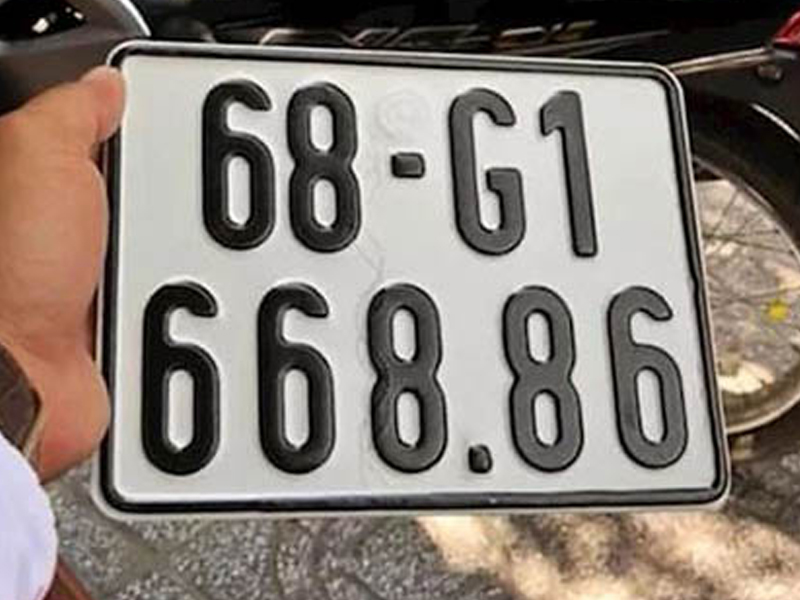
#> input picture assets/samples/1.jpg, 800 x 600 px, found by its file name
$ jupyter execute --allow-errors 4.1_4.2_4.3.ipynb
#> lines starting #> are read from the running program, lines starting #| are printed output that depends on the picture; after the words box and inside, x2 and y2 are one past the last pixel; in counts of white or black regions, pixels touching at a corner belong together
# 4.1, 4.2, 4.3. Thực nghiệm Bộ dữ liệu, Tiền xử lý ảnh và Suy luận với YOLOv8

Notebook này thực hiện trọn vẹn các thực nghiệm và kiểm chứng cho **Mục 4.1, Mục 4.2 và Mục 4.3** trong Báo cáo `YOLO.docx`:
1. **Mục 4.1 — Bộ dữ liệu và gán nhãn cho YOLO:**
   - Kiểm chứng quy trình chuyển đổi nhãn **Polygon (`labels_polygon/`) $\rightarrow$ Bounding Box (`labels_2class_backup/`)** và chuẩn hóa gộp **2 lớp $\rightarrow$ 1 lớp (`0: license_plate` tại `labels/`)**.
   - Kiểm tra thực tế các file nhãn mẫu (`data/kaggle/labels/val/carlong_0004.txt`, `data/custom/labels/test/img_0007...txt`).
   - Thống kê phân bố lớp và kích thước Bounding Box ($W, H, W/H, W \times H$) trên tập **Kaggle (Bảng 4.1.1)** và tập **Custom (Bảng 4.1.2)**.
2. **Mục 4.2 — Tiền xử lý ảnh (Image Preprocessing):**
   - Tiền xử lý ảnh đầu vào cho YOLO: Chuyển đổi BGR $\rightarrow$ RGB, thuật toán **Letterbox resize ($640 \times 640$)** bảo toàn tỷ lệ khung hình và chuẩn hóa pixel $[0, 1]$ (**Hình 4.2.1**).
   - Tiền xử lý vùng biển số (ROI) sau detection (`decode_image`, `crop_plate`, `preprocess_plate`: Grayscale, Bilateral Filter, CLAHE, Bicubic Upscale $\times 2$ vs Otsu Binarization — **Bảng 4.2.1**).
3. **Mục 4.3 — Chạy suy luận với YOLOv8 (YOLOv8 Inference):**
   - Thực thi suy luận bằng mô hình `yolov8n.pt` và checkpoint `weights/best.pt` qua lớp `PlateDetector` (`src/inference/predictor.py`), lọc ngưỡng `OCR_MIN_CONFIDENCE = 0.5` tại `DetectionService` và trực quan hóa kết quả phát hiện.

---
## 1. Mục 4.1: Chuyển đổi nhãn Polygon $\rightarrow$ Bounding Box, Gộp 1 lớp và Kiểm chứng định dạng YOLO

Nhãn gốc của tập Kaggle là đa giác phân đoạn (`labels_polygon/`: `<class> <x1> <y1> ... <xn> <yn>`). Hệ thống thực hiện chuyển đổi hình học sang hộp bao chuẩn YOLO Detection và ánh xạ toàn bộ về 1 lớp duy nhất `class_id = 0` (`license_plate`):
$$x_{\min} = \min(x_i), \quad x_{\max} = \max(x_i), \quad y_{\min} = \min(y_i), \quad y_{\max} = \max(y_i)$$
$$c_x = \frac{x_{\min} + x_{\max}}{2}, \quad c_y = \frac{y_{\min} + y_{\max}}{2}, \quad W = x_{\max} - x_{\min}, \quad H = y_{\max} - y_{\min}$$

[cell 1]
from pathlib import Path
import numpy as np
import pandas as pd
from IPython.display import display

DATA_ROOT = Path("../../data")

# [11 lines left out: function polygon_to_yolo_bbox, not called in this run]

#> (the rest of this cell did not finish here and is left out)

---
## 2. Mục 4.1.5: Thống kê phân bố lớp và kích thước Bounding Box (Bảng 4.1.1 & Bảng 4.1.2)

- **Tập dữ liệu Kaggle (`data/kaggle/`):**
  - **Phiên bản 1 lớp (`data/kaggle/labels/`):** Train: `3.433` ảnh (`3.887` biển số), Val: `1.145` ảnh (`1.313` biển số) $\rightarrow$ Tổng cộng **`4.578` ảnh** và **`5.200` biển số** (100% thuộc `class_id = 0: license_plate`).
  - **Phiên bản 2 lớp gốc trước khi gộp (`data/kaggle/labels_2class_backup/`):** Class 0 (biển dài ô tô): **`1.641` biển (`31.56%`)**, Class 1 (biển vuông 2 dòng xe máy): **`3.559` biển (`68.44%`)**.
- **Tập dữ liệu Custom (`data/custom/`):** Gồm `518` ảnh Train (70%), `148` ảnh Val (20%) và `74` ảnh Test (10%) $\rightarrow$ Tổng cộng **`740` ảnh** thực tế biển số Việt Nam.

[cell 2]
# 1. Thống kê phân bố lớp trên tập Kaggle (1 lớp chuẩn vs 2 lớp gốc trước khi gộp)
train_1c = list((DATA_ROOT / "kaggle/labels/train").glob("*.txt"))
val_1c = list((DATA_ROOT / "kaggle/labels/val").glob("*.txt"))
n_train_boxes = sum(len([l for l in f.read_text().splitlines() if l.strip()]) for f in train_1c)
n_val_boxes = sum(len([l for l in f.read_text().splitlines() if l.strip()]) for f in val_1c)

cls_2c = [int(l.split()[0]) for f in (DATA_ROOT / "kaggle/labels_2class_backup").rglob("*.txt") for l in f.read_text().splitlines() if l.strip()]
c0_cnt = sum(1 for c in cls_2c if c == 0)
c1_cnt = sum(1 for c in cls_2c if c == 1)

print("THỐNG KÊ PHÂN BỐ LỚP TẬP KAGGLE (MỤC 4.1.5.1.a):")
print(f"  - Bản 1 lớp (labels/): Train = {len(train_1c)} ảnh ({n_train_boxes} biển), Val = {len(val_1c)} ảnh ({n_val_boxes} biển) -> Tổng = {len(train_1c)+len(val_1c)} ảnh ({n_train_boxes+n_val_boxes} biển, 100% class 0)")
#> (the rest of this cell did not finish here and is left out)

---
## 3. Mục 4.2: Thực nghiệm Tiền xử lý ảnh cho YOLO (Letterbox) và cho EasyOCR (ROI Preprocessing)

1. **Tiền xử lý đầu vào cho YOLO (Mục 4.2.2 — Hình 4.2.1):**
   - Chuyển không gian màu BGR $\rightarrow$ RGB.
   - **Letterbox Resize về $640 \times 640$:** Giữ nguyên tỷ lệ khung hình gốc bằng hệ số $r = \min(640/W, 640/H)$ và bù viền xám (`rgb = 114`) để không làm biến dạng tỷ lệ biển số.
   - Chuẩn hóa dải pixel về $[0.0, 1.0]$.
2. **Tiền xử lý vùng biển số sau Detection (Mục 4.2.3 & 4.2.4 — Bảng 4.2.1):**
   - Thực thi chuỗi `decode_image` $\rightarrow$ `crop_plate` $\rightarrow$ `preprocess_plate` trong `src/inference/preprocessing.py` (Grayscale $\rightarrow$ Bilateral Filter $\rightarrow$ CLAHE $\rightarrow$ Bicubic Upscale $\times 2$) và đối chứng trực quan với phân ngưỡng Otsu.

[cell 3]
import cv2
import numpy as np
import matplotlib.pyplot as plt

sample_path = Path("../../assets/samples/1.jpg")
im_bgr = cv2.imread(str(sample_path))
#> im_bgr is the input picture: shape (600, 800, 3); mean B, G, R 119.1, 127, 136.5
im_rgb = cv2.cvtColor(im_bgr, cv2.COLOR_BGR2RGB)

# 1. Thuật toán Letterbox Resize về 640x640 cho đầu vào YOLO
h0, w0 = im_rgb.shape[:2]
#> h0 = 600; w0 = 800
r = min(640 / w0, 640 / h0)
#> r = 0.8
nw, nh = int(round(w0 * r)), int(round(h0 * r))
#> nw = 640; nh = 480
resized_yolo = cv2.resize(im_rgb, (nw, nh), interpolation=cv2.INTER_LINEAR)
canvas_yolo = np.full((640, 640, 3), 114, dtype=np.uint8)
top, left = (640 - nh) // 2, (640 - nw) // 2
#> top = 80; left = 0
canvas_yolo[top:top + nh, left:left + nw] = resized_yolo
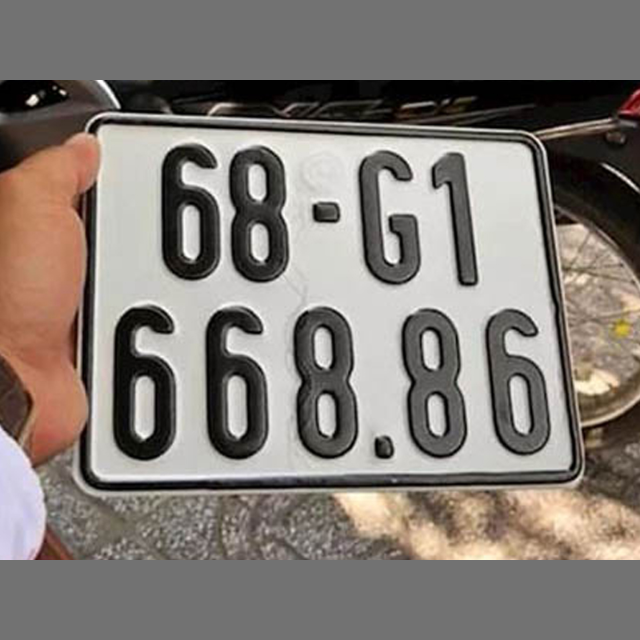
#> canvas_yolo: shape (640, 640, 3); mean R, G, B 130.8, 123.6, 117.8
norm_tensor = canvas_yolo.astype(np.float32) / 255.0

# 2. Tiền xử lý vùng biển số ROI sau khi cắt từ Bounding Box YOLO
roi_bgr = cv2.imread(str(Path("../pattern_recog/labeling_crops/19_val_img_0687_p0.png")))
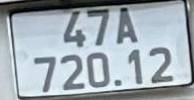
#> input picture pattern_recog/labeling_crops/19_val_img_0687_p0.png, 194 x 100 px
#> roi_bgr is the input picture: shape (100, 194, 3); mean B, G, R 178.1, 171.1, 160.1
roi_gray = cv2.cvtColor(roi_bgr, cv2.COLOR_BGR2GRAY)
roi_up = cv2.resize(roi_gray, None, fx=2.0, fy=2.0, interpolation=cv2.INTER_CUBIC)
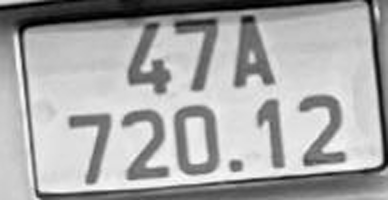
#> roi_up: shape (200, 388); min 0, max 255, mean 168.6
_, roi_otsu = cv2.threshold(roi_up, 0, 255, cv2.THRESH_BINARY + cv2.THRESH_OTSU)
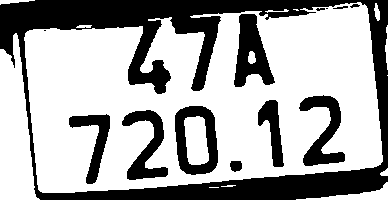
#> roi_otsu: shape (200, 388); 65.9% white; 13 black regions (3 under 20 px), largest, box (x1, y1, x2, y2) and area: (0, 0, 388, 200) 18428, (234, 14, 275, 87) 1660, (175, 106, 218, 175) 1563
roi_bil = cv2.bilateralFilter(roi_gray, 5, 50, 50)
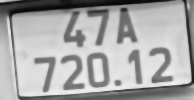
#> roi_bil: shape (100, 194); min 6, max 243, mean 168.2
roi_clahe = cv2.resize(cv2.createCLAHE(2.0, (8, 8)).apply(roi_bil), None, fx=2.0, fy=2.0, interpolation=cv2.INTER_CUBIC)
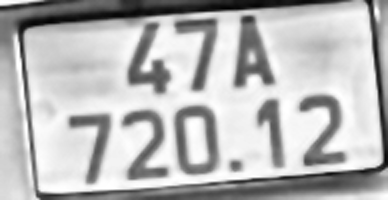
#> roi_clahe: shape (200, 388); min 0, max 255, mean 184

print(f"Kích thước ảnh gốc: {w0}x{h0} -> YOLO Letterbox: {canvas_yolo.shape}, dải pixel chuẩn hóa: [{norm_tensor.min():.2f}, {norm_tensor.max():.2f}]")
#| Kích thước ảnh gốc: 800x600 -> YOLO Letterbox: (640, 640, 3), dải pixel chuẩn hóa: [0.00, 1.00]
print(f"Kích thước vùng biển số ROI: {roi_bgr.shape[1]}x{roi_bgr.shape[0]} -> Sau Upscale x2: {roi_clahe.shape[1]}x{roi_clahe.shape[0]}")
#| Kích thước vùng biển số ROI: 194x100 -> Sau Upscale x2: 388x200

#> (the rest of this cell did not finish here and is left out)
